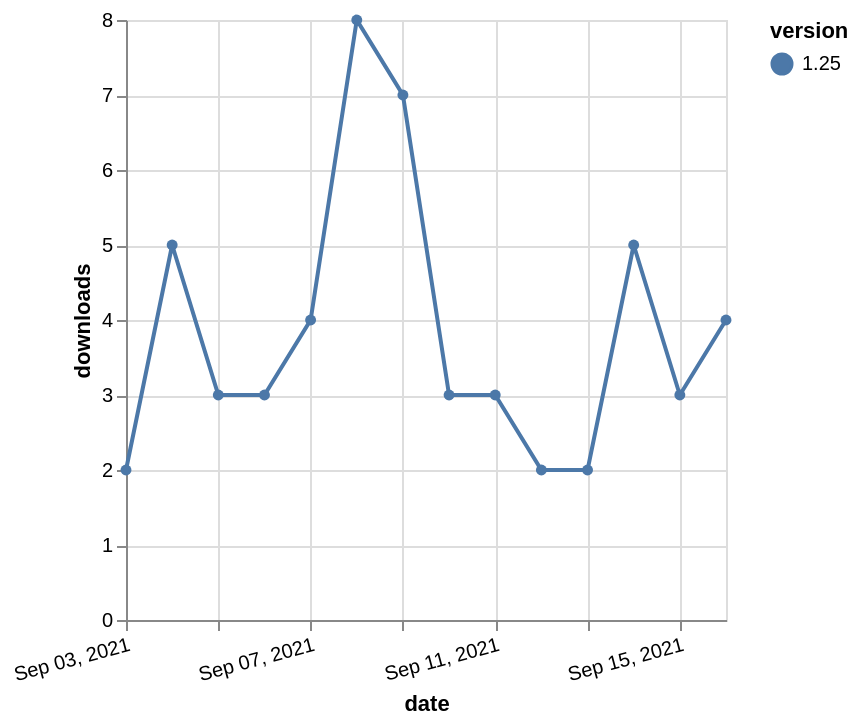

Specify this chart in Vega-Lite:
### Vega-Lite specification from a JSON file in a GitHub repository (floating-point values rounded to 4 significant figures)
{"$schema": "https://vega.github.io/schema/vega-lite/v5.json", "description": "A simple bar chart with embedded data.", "data": {"values": [{"date": "2021-09-03", "total": 31322, "delta": 2, "version": "1.25"}, {"date": "2021-09-04", "total": 31327, "delta": 5, "version": "1.25"}, {"date": "2021-09-05", "total": 31330, "delta": 3, "version": "1.25"}, {"date": "2021-09-06", "total": 31333, "delta": 3, "version": "1.25"}, {"date": "2021-09-07", "total": 31337, "delta": 4, "version": "1.25"}, {"date": "2021-09-08", "total": 31345, "delta": 8, "version": "1.25"}, {"date": "2021-09-09", "total": 31352, "delta": 7, "version": "1.25"}, {"date": "2021-09-10", "total": 31355, "delta": 3, "version": "1.25"}, {"date": "2021-09-11", "total": 31358, "delta": 3, "version": "1.25"}, {"date": "2021-09-12", "total": 31360, "delta": 2, "version": "1.25"}, {"date": "2021-09-13", "total": 31362, "delta": 2, "version": "1.25"}, {"date": "2021-09-14", "total": 31367, "delta": 5, "version": "1.25"}, {"date": "2021-09-15", "total": 31370, "delta": 3, "version": "1.25"}, {"date": "2021-09-16", "total": 31374, "delta": 4, "version": "1.25"}]}, "width": "container", "mark": {"type": "line", "point": {"filled": true}}, "encoding": {"x": {"field": "date", "type": "temporal", "timeUnit": "yearmonthdate", "title": "date", "axis": {"labelAngle": -15}}, "y": {"field": "delta", "type": "quantitative", "title": "downloads"}, "color": {"field": "version", "type": "nominal"}, "tooltip": {"field": "delta"}}}
